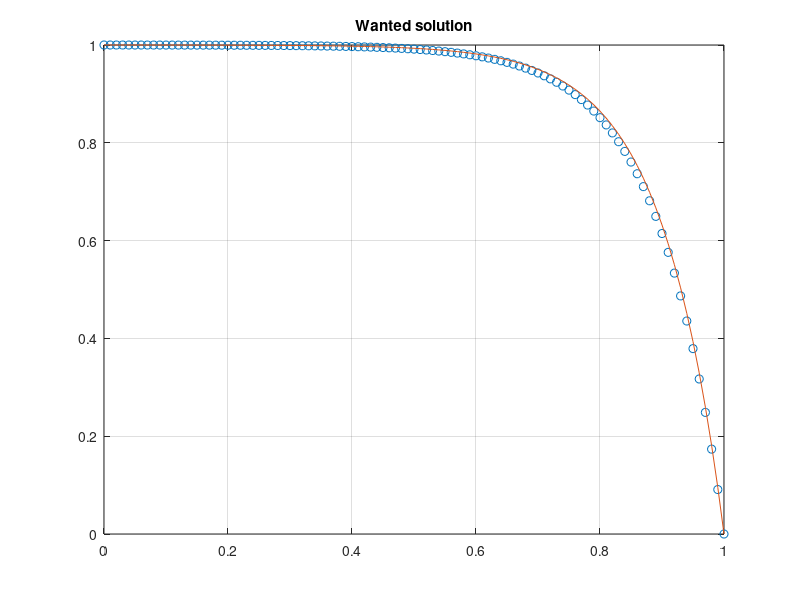

MATLAB code to generate this figure:
clear;
format compact;

L = 1;
S = 100;
N = S + 1;
dx = L/S;
p = 0.1;
x = 0:dx:L;
c0 = 1;
c1 = 0;

u_exact = c0 + (c1-c0) * (1-exp(p*x/dx))/(1-exp(S*p));

A = zeros(N, N);
A(1, 1) = 1;
A(N, N) = 1;
for a = 2 : S
    A(a, a-1) = 1+p;
    A(a, a) = -(2+p);
    A(a, a+1) = 1;
end

% u = zeros(N, 1);
b = zeros(N, 1);
b(1) = c0;
b(N) = c1;

u = A \ b;

h1 = figure;
plot(x, u, 'o')
hold on;
plot(x, u_exact, '-')
grid on;
title("Wanted solution");
hold off;
waitfor(h1);